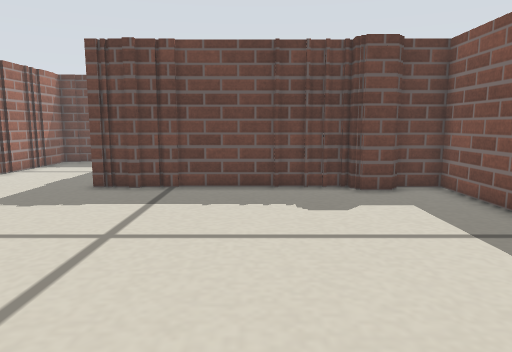
view 1 (above)

13 first-person views from a walk through a Stage world. The camera is 0.22 m above the floor, tilts 8° down and sees 70° across. Floor lines are 1 m apart. The floor is counted in squares, 0.1 m on a side. Each view is taken from the middle of a square. On the plan, view 1 faces up. The plan holds only what a view shows up to about 20 squares ahead; the rest is blank. The robots in the file are not drawn.

view 2
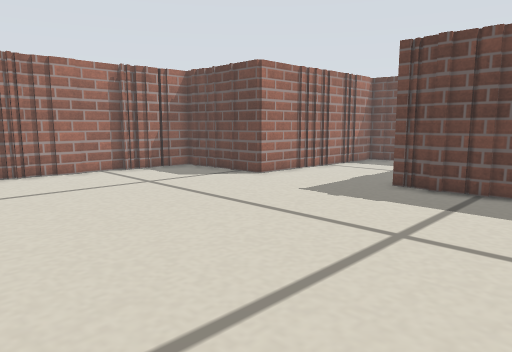

view 3
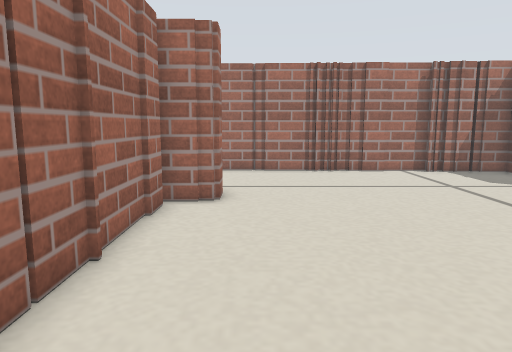

view 4
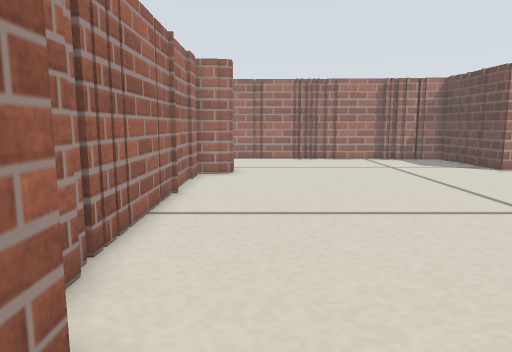

view 5
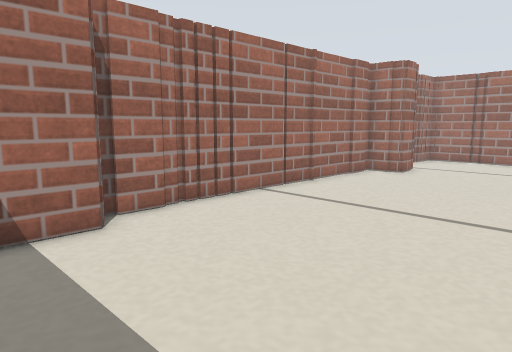

view 6
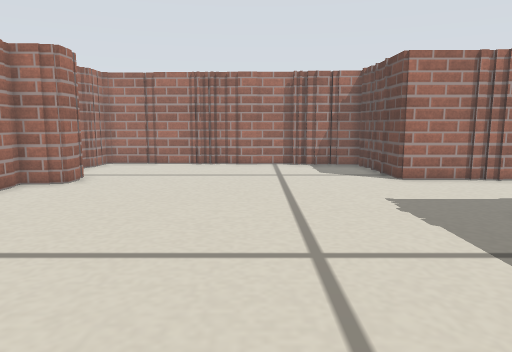

view 7
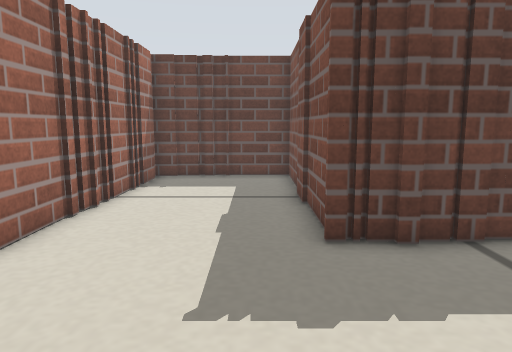

view 8
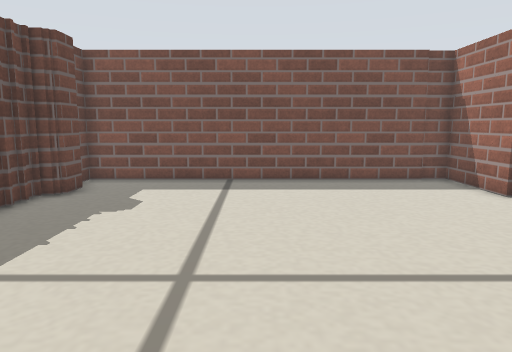

view 9
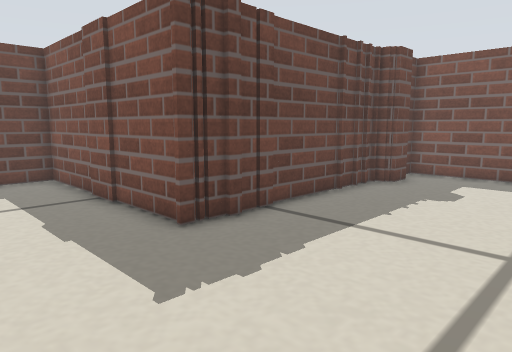

view 10
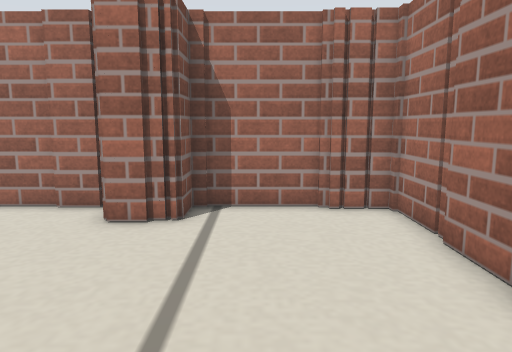

view 11
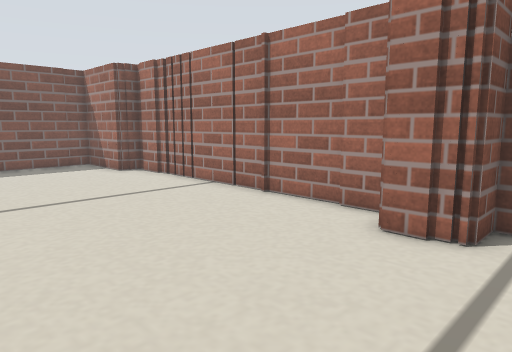

view 12
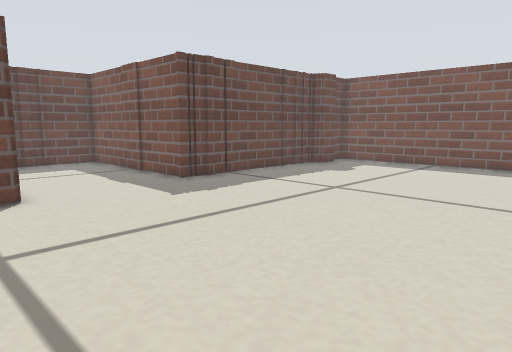

view 13
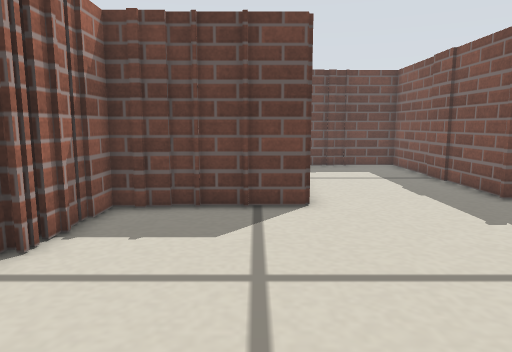

### Floor plan
Points are (right, up) in squares from view 1. A wall is a line through its corners. A room is listed if a view was taken in it or the views show most of it. See-through windows are left out.
Room 1 (views 1, 2, 3, 4, 5, 6, 7, 8, 9)
walls: (4.8, 12) (3.2, 12) (3.2, 12.6) (-5.6, 12.6) (-5.6, 21.7) (-10.4, 21.7); (-11.5, 15.6) (-11.5, 11.7); (3, -2.1) (3, -1.7) (6.5, -1.7) (6.5, 12.6) (4.9, 12.6); (-12.3, -1.1) (-10.4, -1.1) (-10.4, -2.7) (2.7, -2.7) (2.7, -2); (-11.5, 16.4) (-11.5, 15.8); (-10.2, 21.4) (-11.3, 21.4) (-11.3, 16.8)
ways out: opening at (-12, 5.5) to room 2
Room 2 (views 10, 11, 12, 13)
walls: (-17.5, 3.6) (-17.5, 3); (-17.5, 2.9) (-17.5, -2.4) (-15.9, -2.4); (-17.5, 5.1) (-17.5, 3.8); (-17.2, 6.1) (-17.2, 5); (-17, 8.5) (-17, 8) (-17.5, 8) (-17.5, 6.1); (-12.4, -1.4) (-11.9, -1.4); (-17.2, 9) (-17.2, 8.1); (-16, -2.7) (-12.3, -2.7) (-12.3, -1.1); (-16.1, 11.7) (-17, 11.7) (-17, 8.8); (-11.5, 11.7) (-16, 11.7)
ways out: opening at (-12, 5.5) to room 1

Positions as (right, up) in squares from view 1, and headings:
1: (0, 0), facing up
2: (0, 0), facing up-left
3: (0, 0), facing left
4: (6, 0), facing left
5: (6, 6), facing down-left
6: (3, 6), facing left
7: (-7, 6), facing up
8: (-8, 6), facing right
9: (-10, 6), facing up-right
10: (-14, 7), facing down
11: (-14, 6), facing down-right
12: (-14, 0), facing up-right
13: (-13, 2), facing up
